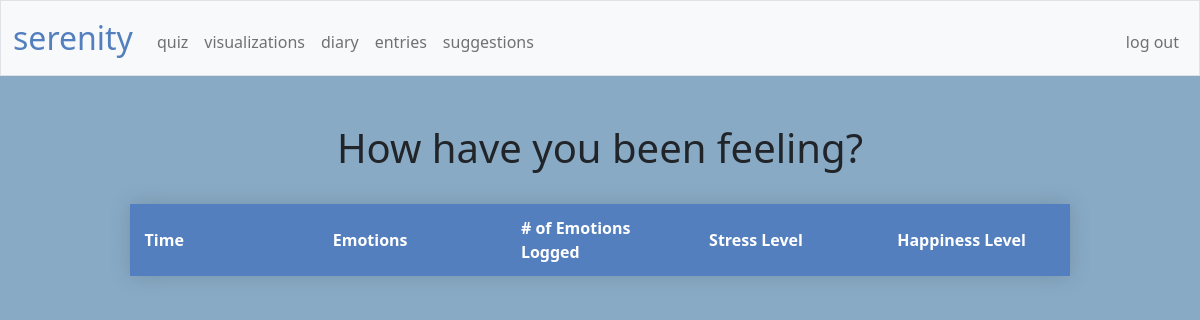
Before: /viz (signed in) with the older database file.
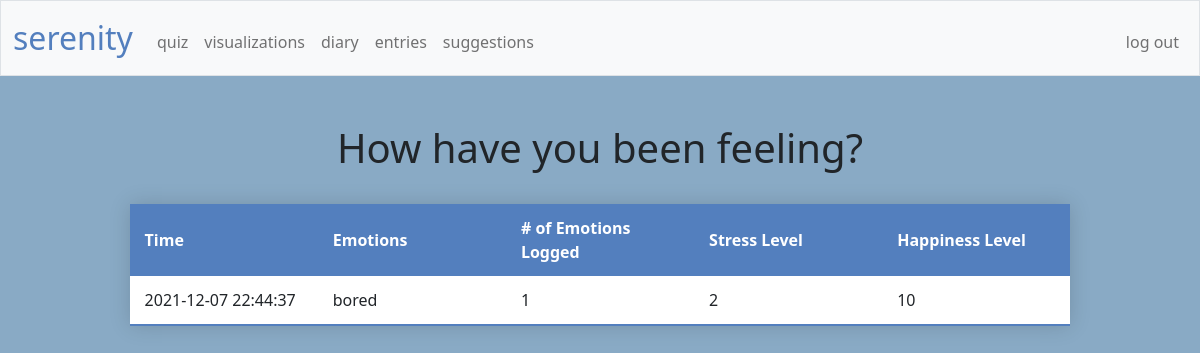
After: the same page with the newer database file.
### tables this page shows
CREATE TABLE 'emotions' ('id' INTEGER PRIMARY KEY AUTOINCREMENT NOT NULL, 'user_id' INTEGER NOT NULL, 'time' DATETIME NOT NULL DEFAULT CURRENT_TIMESTAMP, 'emotionlist' TEXT, 'stress_slider' INTEGER, 'happiness_slider' INTEGER);

### app.py (the view)
@app.route("/viz")
@login_required
def viz():
    emotionlog = db.execute(
        "SELECT time, emotionlist, stress_slider, happiness_slider FROM emotions WHERE user_id = ? ORDER BY time DESC", session["user_id"])
    return render_template("viz.html", emotionlog=emotionlog, string_word_count=string_word_count)

### app.py (called while the page is built)
@app.after_request
def after_request(response):
    response.headers["Cache-Control"] = "no-cache, no-store, must-revalidate"
    response.headers["Expires"] = 0
    response.headers["Pragma"] = "no-cache"
    return response

### helpers.py (called while the page is built)
def login_required(f):
    @wraps(f)
    def decorated_function(*args, **kwargs):
        if session.get("user_id") is None:
            return redirect("/login")
        return f(*args, **kwargs)
    return decorated_function

def string_word_count(s):
    return s.count(",") + 1

### templates/viz.html (shortened to what this page needs)
{% extends "layout.html" %}
{% block main %}
    <body class="background">
        <header><h1 style="text-align:center">How have you been feeling?</h1></header>
        <br>
        <table class="styled-table">
            <thead>
                <tr>
                    <th>Time</th>
                    <th>Emotions</th>
                    <th># of Emotions Logged</th>
                    <th>Stress Level</th>
                    <th>Happiness Level</th>
                </tr>
            </thead>
            <tbody>
                {% for e in emotionlog %}
                <tr>
                    <td>{{ e["time"] }}</td>
                    <td>{{ e["emotionlist"] }}</td>
                    <td>{{ string_word_count(e["emotionlist"]) }}</td>
                    <td>{{ e["stress_slider"] }}</td>
                    <td>{{ e["happiness_slider"] }}</td>
                </tr>
                {% endfor %}
            </tbody>
        </table>
    </body>
{% endblock %}

### templates/layout.html (shortened to what this page needs)
<!DOCTYPE html>
<html lang="en">
    <head>
        <link href="https://cdn.jsdelivr.net/npm/bootstrap@5.1.3/dist/css/bootstrap.min.css" rel="stylesheet">
        <link href="/static/styles.css" rel="stylesheet">
    </head>
    <body>
        <nav class="bg-light border navbar navbar-expand-md navbar-light">
            <div class="container-fluid">
                <a class="navbar-brand" href="/"><span class="blue">serenity</span></a>
                <div class="collapse navbar-collapse" id="navbar">
                    {% if session["user_id"] %}
                        <ul class="navbar-nav me-auto mt-2">
                            <li class="nav-item"><a class="nav-link" href="/quiz">quiz</a></li>
                            <li class="nav-item"><a class="nav-link" href="/viz">visualizations</a></li>
                            <li class="nav-item"><a class="nav-link" href="/diary">diary</a></li>
                            <li class="nav-item"><a class="nav-link" href="/entries">entries</a></li>
                            <li class="nav-item"><a class="nav-link" href="/suggest">suggestions</a></li>
                        </ul>
                        <ul class="navbar-nav ms-auto mt-2">
                            <li class="nav-item"><a class="nav-link" href="/logout">log out</a></li>
                        </ul>
                    {% else %}
                        <ul class="navbar-nav ms-auto mt-2">
                            <li class="nav-item"><a class="nav-link" href="/register">register</a></li>
                            <li class="nav-item"><a class="nav-link" href="/login">log in</a></li>
                        </ul>
                    {% endif %}
                </div>
            </div>
        </nav>
        <main class="container-fluid py-5 text-center">
            {% block main %}{% endblock %}
        </main>
    </body>
</html>

### static/styles.css (style rules this page uses)
body { font-size: 1rem; font-weight: 400; line-height: 1.5; margin: 0; text-align: left; }
nav .navbar-brand { font-size: xx-large; }
nav .navbar-brand .blue { color: #537fbe; }
.styled-table { border-collapse: collapse; background-color: transparent; margin: auto; margin-bottom: 1rem; width: 80%; table-layout: fixed; min-width: 400px; box-shadow: 0 0 20px rgba(0, 0, 0, 0.15); }
.styled-table thead tr { background-color: #537fbe; color: #ffffff; text-align: left; }
.styled-table th, .styled-table td { padding: 12px 15px; text-align: left; }
.styled-table tbody tr { border-bottom: 1px solid #dddddd; }
.styled-table tbody tr:nth-of-type(odd) { background-color: #ffffff; }
.styled-table tbody tr:last-of-type { border-bottom: 2px solid #537fbe; }
.background { background-color: #89aac5; }

Changed rows visible on the page:
added emotions: time "2021-12-07 22:44:37", emotionlist "bored", emotionlist "1", stress_slider "2", happiness_slider "10"
